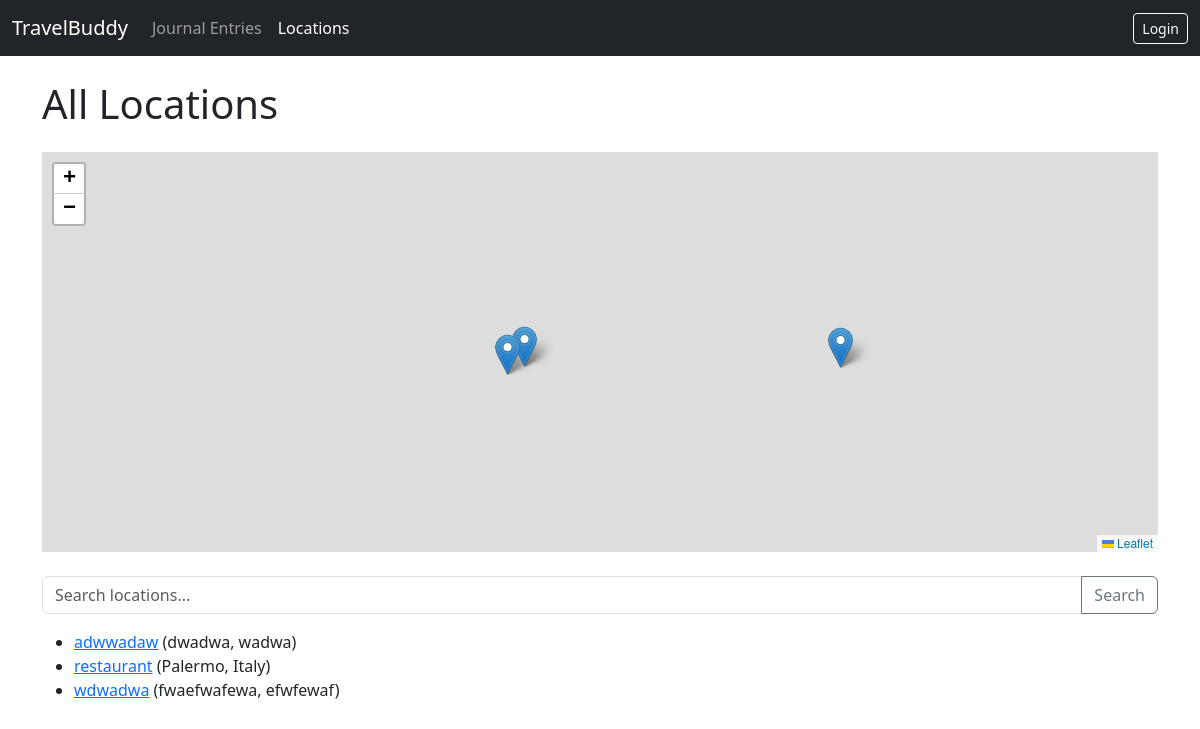
/project/locations/, run on the app's committed database.
### project/models.py (models this page shows, shortened)
class Location(models.Model):
    name = models.CharField(max_length=100)
    description = models.TextField()
    latitude = models.FloatField(null=True, blank=True)
    longitude = models.FloatField(null=True, blank=True)
    country = models.CharField(max_length=100)
    city = models.CharField(max_length=100)

### project/views.py (the view, shortened to what this page needs)
# urls.py: path('locations/', views.LocationListView.as_view(), name='location-list'),
class LocationListView(generic.ListView):
    model = Location
    context_object_name = 'location_list'
    template_name = 'project/location_list.html'
    def get_queryset(self):
        queryset = Location.objects.order_by('name')
        query = self.request.GET.get('q')
        return queryset
    def get_context_data(self, **kwargs):
        context = super().get_context_data(**kwargs)
        context['locations_for_map'] = Location.objects.exclude(latitude__isnull=True, longitude__isnull=True)
        return context

### project/templates/project/location_list.html (shortened to what this page needs)
{% extends "project/base.html" %}
{% block header %}All Locations{% endblock %}
{% block content %}
    <div id="map" style="height: 400px; margin-bottom: 2em;"></div>
    <form method="get" action="{% url 'project:location-list' %}" class="mb-3">
        <div class="input-group">
            <input type="text" name="q" class="form-control" placeholder="Search locations..." value="{% if request.GET.q %}{{ request.GET.q }}{% endif %}">
            <button class="btn btn-outline-secondary" type="submit">Search</button>
        </div>
    </form>
    {% if location_list %}
        <ul>
        {% for loc in location_list %}
            <li>
                <a href="{% url 'project:location-detail' pk=loc.pk %}">{{ loc.name }}</a>
                ({{ loc.city }}, {{ loc.country }})
            </li>
        {% endfor %}
        </ul>
    {% else %}
        <p>No locations found. <a href="{% url 'project:location-create' %}">Add one?</a></p>
    {% endif %}
    <link rel="stylesheet" href="https://unpkg.com/leaflet/dist/leaflet.css" />
{% endblock %}

### project/templates/project/base.html (style rules this page uses)
body { padding-top: 56px; }

### data on the page
Location: name "adwwadaw", city "dwadwa", country "wadwa"
Location: name "restaurant", city "Palermo", country "Italy"
Location: name "wdwadwa", city "fwaefwafewa", country "efwfewaf"
